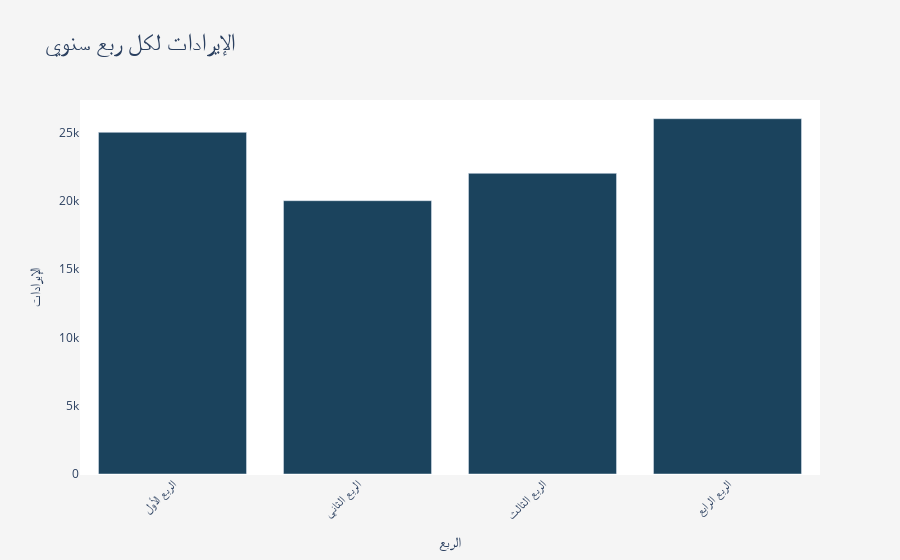

Notebook cell for this chart:
### Code cell
# Plot revenue per quarter
fig = px.bar(df_quarterly, x="الربع", y="الإيرادات", title="الإيرادات لكل ربع سنوي",
             color_discrete_sequence=["#1b435d"])  # Custom color for the bars
fig.update_layout(
    title_font=dict(family="Cairo", size=24),
    plot_bgcolor="white",  # Light background color
    paper_bgcolor="#f5f5f5",  # Lighter background for the whole plot
    xaxis_title="الربع",
    yaxis_title="الإيرادات",
    xaxis=dict(tickangle=-45)
)
fig.show()

### Figure 1 — Plotly figure (JSON) as saved in the notebook; plotly's stock layout.template omitted (floating-point values rounded to 4 significant figures)
{"data": [{"alignmentgroup": "True", "hovertemplate": "الربع=%{x}<br>الإيرادات=%{y}<extra></extra>", "legendgroup": "", "marker": {"color": "#1b435d", "pattern": {"shape": ""}}, "name": "", "offsetgroup": "", "orientation": "v", "showlegend": false, "textposition": "auto", "type": "bar", "x": ["الربع الأول", "الربع الثاني", "الربع الثالث", "الربع الرابع"], "xaxis": "x", "y": [25000, 20000, 22000, 26000], "yaxis": "y"}], "layout": {"barmode": "relative", "legend": {"tracegroupgap": 0}, "paper_bgcolor": "#f5f5f5", "plot_bgcolor": "white", "title": {"font": {"family": "Cairo", "size": 24}, "text": "الإيرادات لكل ربع سنوي"}, "xaxis": {"anchor": "y", "domain": [0, 1], "tickangle": -45, "title": {"text": "الربع"}}, "yaxis": {"anchor": "x", "domain": [0, 1], "title": {"text": "الإيرادات"}}}}
